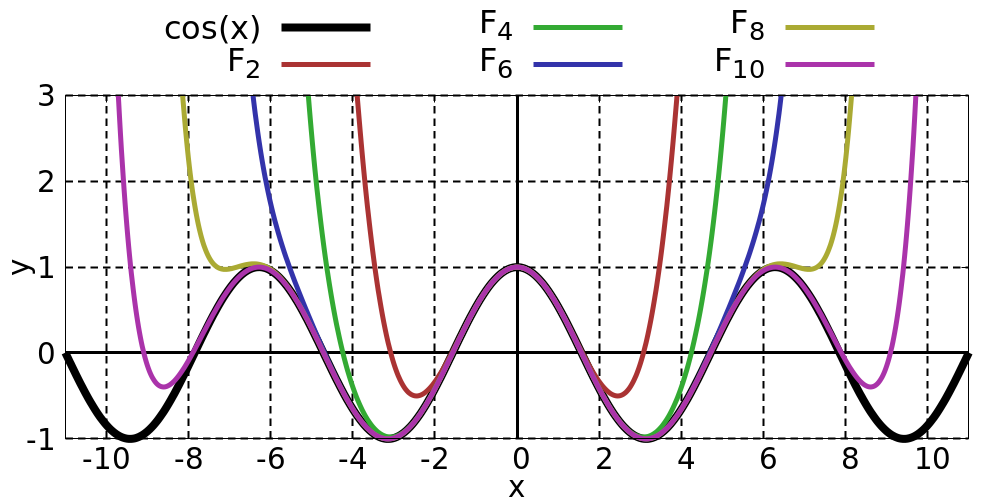

Reproduce this figure in gnuplot.
load "template/function-plot.gnuplot"

set key outside above

set xrange [-11:11]
set yrange [-1:3]

set xtics 2
set ytics 1

@terminal 1000 500

fn(x,n) = (-1)**n * x**(2*n) / gamma(2*n+1)
taylor(x,k) = sum[i=0:k] fn(x,i)

plot \
      cos(x)  lc 0 lw 8 title "cos(x)", \
  taylor(x,2) lc "#aa3333" lw 5 title "F_2", \
  taylor(x,4) lc "#33aa33" lw 5 title "F_4", \
  taylor(x,6) lc "#3333aa" lw 5 title "F_6", \
  taylor(x,8) lc "#aaaa33" lw 5 title "F_8", \
  taylor(x,10) lc "#aa33aa" lw 5 title "F_{10}"
